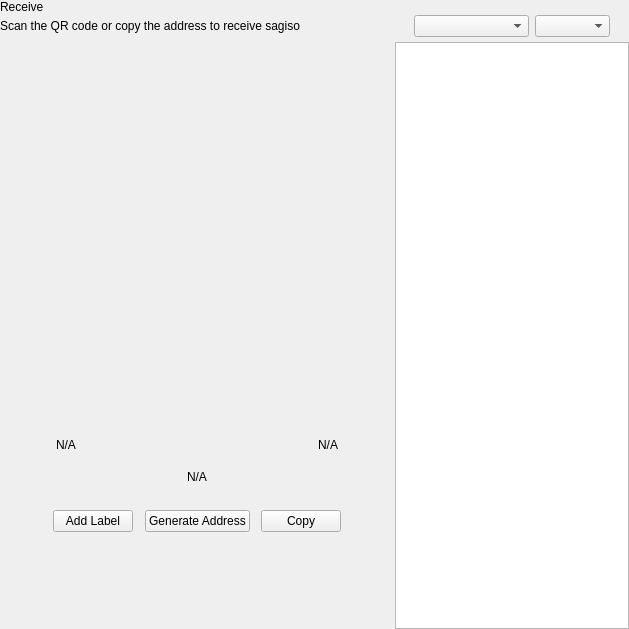
<?xml version="1.0" encoding="UTF-8"?>
<ui version="4.0">
 <class>ReceiveWidget</class>
 <widget class="QWidget" name="ReceiveWidget">
  <property name="geometry">
   <rect>
    <x>0</x>
    <y>0</y>
    <width>629</width>
    <height>629</height>
   </rect>
  </property>
  <property name="minimumSize">
   <size>
    <width>0</width>
    <height>0</height>
   </size>
  </property>
  <property name="windowTitle">
   <string>Form</string>
  </property>
  <layout class="QHBoxLayout" name="horizontalLayout_2" stretch="2,1">
   <property name="spacing">
    <number>0</number>
   </property>
   <property name="leftMargin">
    <number>0</number>
   </property>
   <property name="topMargin">
    <number>0</number>
   </property>
   <property name="rightMargin">
    <number>0</number>
   </property>
   <property name="bottomMargin">
    <number>0</number>
   </property>
   <item>
    <widget class="QWidget" name="left" native="true">
     <layout class="QVBoxLayout" name="verticalLayout_3">
      <property name="leftMargin">
       <number>0</number>
      </property>
      <property name="topMargin">
       <number>0</number>
      </property>
      <property name="rightMargin">
       <number>0</number>
      </property>
      <property name="bottomMargin">
       <number>0</number>
      </property>
      <item>
       <layout class="QVBoxLayout" name="verticalLayout_2">
        <property name="spacing">
         <number>0</number>
        </property>
        <property name="leftMargin">
         <number>0</number>
        </property>
        <item>
         <layout class="QHBoxLayout" name="horizontalLayout_3">
          <property name="spacing">
           <number>0</number>
          </property>
          <item>
           <layout class="QVBoxLayout" name="verticalLayout_4">
            <property name="spacing">
             <number>5</number>
            </property>
            <item>
             <widget class="QLabel" name="labelTitle">
              <property name="text">
               <string>Receive</string>
              </property>
             </widget>
            </item>
            <item alignment="Qt::AlignTop">
             <widget class="QLabel" name="labelSubtitle1">
              <property name="text">
               <string>Scan the QR code or copy the address to receive sagiso</string>
              </property>
             </widget>
            </item>
           </layout>
          </item>
          <item>
           <spacer name="horizontalSpacer">
            <property name="orientation">
             <enum>Qt::Horizontal</enum>
            </property>
            <property name="sizeHint" stdset="0">
             <size>
              <width>40</width>
              <height>20</height>
             </size>
            </property>
           </spacer>
          </item>
         </layout>
        </item>
        <item>
         <spacer name="verticalSpacer_2">
          <property name="orientation">
           <enum>Qt::Vertical</enum>
          </property>
          <property name="sizeType">
           <enum>QSizePolicy::Expanding</enum>
          </property>
          <property name="sizeHint" stdset="0">
           <size>
            <width>20</width>
            <height>50</height>
           </size>
          </property>
         </spacer>
        </item>
        <item alignment="Qt::AlignHCenter">
         <widget class="QWidget" name="layoutQR" native="true">
          <property name="maximumSize">
           <size>
            <width>510</width>
            <height>16777215</height>
           </size>
          </property>
          <layout class="QVBoxLayout" name="verticalLayoutQr">
           <item>
            <spacer name="verticalSpacer11">
             <property name="orientation">
              <enum>Qt::Vertical</enum>
             </property>
             <property name="sizeType">
              <enum>QSizePolicy::Fixed</enum>
             </property>
             <property name="sizeHint" stdset="0">
              <size>
               <width>20</width>
               <height>20</height>
              </size>
             </property>
            </spacer>
           </item>
           <item alignment="Qt::AlignHCenter">
            <widget class="QLabel" name="labelQrImg">
             <property name="minimumSize">
              <size>
               <width>260</width>
               <height>260</height>
              </size>
             </property>
             <property name="maximumSize">
              <size>
               <width>260</width>
               <height>260</height>
              </size>
             </property>
             <property name="text">
              <string/>
             </property>
             <property name="alignment">
              <set>Qt::AlignCenter</set>
             </property>
            </widget>
           </item>
           <item>
            <spacer name="verticalSpacer_21">
             <property name="orientation">
              <enum>Qt::Vertical</enum>
             </property>
             <property name="sizeType">
              <enum>QSizePolicy::Fixed</enum>
             </property>
             <property name="sizeHint" stdset="0">
              <size>
               <width>20</width>
               <height>30</height>
              </size>
             </property>
            </spacer>
           </item>
           <item>
            <widget class="QWidget" name="widget" native="true">
             <property name="minimumSize">
              <size>
               <width>0</width>
               <height>0</height>
              </size>
             </property>
             <layout class="QHBoxLayout" name="horizontalLayout_5">
              <item>
               <widget class="QLabel" name="labelLabel">
                <property name="text">
                 <string notr="true">N/A</string>
                </property>
               </widget>
              </item>
              <item>
               <spacer name="horizontalSpacer_2">
                <property name="orientation">
                 <enum>Qt::Horizontal</enum>
                </property>
                <property name="sizeHint" stdset="0">
                 <size>
                  <width>141</width>
                  <height>20</height>
                 </size>
                </property>
               </spacer>
              </item>
              <item>
               <widget class="QLabel" name="labelDate">
                <property name="text">
                 <string notr="true">N/A</string>
                </property>
                <property name="alignment">
                 <set>Qt::AlignRight|Qt::AlignTrailing|Qt::AlignVCenter</set>
                </property>
               </widget>
              </item>
             </layout>
            </widget>
           </item>
           <item>
            <widget class="QLabel" name="labelAddress">
             <property name="sizePolicy">
              <sizepolicy hsizetype="Expanding" vsizetype="Preferred">
               <horstretch>0</horstretch>
               <verstretch>0</verstretch>
              </sizepolicy>
             </property>
             <property name="minimumSize">
              <size>
               <width>300</width>
               <height>0</height>
              </size>
             </property>
             <property name="text">
              <string notr="true">N/A</string>
             </property>
             <property name="alignment">
              <set>Qt::AlignCenter</set>
             </property>
            </widget>
           </item>
           <item>
            <spacer name="verticalSpacer_4">
             <property name="orientation">
              <enum>Qt::Vertical</enum>
             </property>
             <property name="sizeType">
              <enum>QSizePolicy::Fixed</enum>
             </property>
             <property name="sizeHint" stdset="0">
              <size>
               <width>20</width>
               <height>20</height>
              </size>
             </property>
            </spacer>
           </item>
           <item>
            <layout class="QHBoxLayout" name="horizontalLayout_4">
             <item alignment="Qt::AlignHCenter">
              <widget class="QPushButton" name="pushButtonLabel">
               <property name="focusPolicy">
                <enum>Qt::NoFocus</enum>
               </property>
               <property name="text">
                <string>Add Label</string>
               </property>
              </widget>
             </item>
             <item alignment="Qt::AlignHCenter">
              <widget class="QPushButton" name="pushButtonNewAddress">
               <property name="focusPolicy">
                <enum>Qt::NoFocus</enum>
               </property>
               <property name="text">
                <string>Generate Address</string>
               </property>
              </widget>
             </item>
             <item alignment="Qt::AlignHCenter">
              <widget class="QPushButton" name="pushButtonCopy">
               <property name="focusPolicy">
                <enum>Qt::NoFocus</enum>
               </property>
               <property name="text">
                <string>Copy</string>
               </property>
              </widget>
             </item>
            </layout>
           </item>
           <item>
            <spacer name="verticalSpacer_3">
             <property name="orientation">
              <enum>Qt::Vertical</enum>
             </property>
             <property name="sizeType">
              <enum>QSizePolicy::Expanding</enum>
             </property>
             <property name="sizeHint" stdset="0">
              <size>
               <width>20</width>
               <height>20</height>
              </size>
             </property>
            </spacer>
           </item>
          </layout>
         </widget>
        </item>
        <item>
         <spacer name="verticalSpacer">
          <property name="orientation">
           <enum>Qt::Vertical</enum>
          </property>
          <property name="sizeHint" stdset="0">
           <size>
            <width>20</width>
            <height>40</height>
           </size>
          </property>
         </spacer>
        </item>
       </layout>
      </item>
     </layout>
    </widget>
   </item>
   <item>
    <widget class="QWidget" name="right" native="true">
     <layout class="QVBoxLayout" name="verticalLayout_5">
      <property name="spacing">
       <number>0</number>
      </property>
      <property name="leftMargin">
       <number>1</number>
      </property>
      <property name="topMargin">
       <number>0</number>
      </property>
      <property name="rightMargin">
       <number>0</number>
      </property>
      <property name="bottomMargin">
       <number>0</number>
      </property>
      <item>
       <layout class="QVBoxLayout" name="container_right">
        <property name="spacing">
         <number>0</number>
        </property>
        <property name="leftMargin">
         <number>0</number>
        </property>
        <property name="rightMargin">
         <number>0</number>
        </property>
        <item>
         <layout class="QVBoxLayout" name="verticalLayout">
          <property name="spacing">
           <number>6</number>
          </property>
          <property name="leftMargin">
           <number>19</number>
          </property>
          <property name="rightMargin">
           <number>19</number>
          </property>
          <item>
           <widget class="OptionButton" name="btnRequest" native="true"/>
          </item>
          <item>
           <widget class="OptionButton" name="btnMyAddresses" native="true">
            <property name="sizePolicy">
             <sizepolicy hsizetype="Preferred" vsizetype="Minimum">
              <horstretch>0</horstretch>
              <verstretch>0</verstretch>
             </sizepolicy>
            </property>
           </widget>
          </item>
         </layout>
        </item>
        <item>
         <widget class="QWidget" name="sortWidget" native="true">
          <layout class="QHBoxLayout" name="horizontalLayout_6">
           <property name="leftMargin">
            <number>19</number>
           </property>
           <property name="rightMargin">
            <number>19</number>
           </property>
           <property name="bottomMargin">
            <number>5</number>
           </property>
           <item>
            <spacer name="horizontalSpacer_3">
             <property name="orientation">
              <enum>Qt::Horizontal</enum>
             </property>
             <property name="sizeHint" stdset="0">
              <size>
               <width>40</width>
               <height>20</height>
              </size>
             </property>
            </spacer>
           </item>
           <item>
            <widget class="QComboBox" name="comboBoxSort">
             <property name="sizePolicy">
              <sizepolicy hsizetype="Preferred" vsizetype="Fixed">
               <horstretch>0</horstretch>
               <verstretch>0</verstretch>
              </sizepolicy>
             </property>
             <property name="minimumSize">
              <size>
               <width>115</width>
               <height>0</height>
              </size>
             </property>
            </widget>
           </item>
           <item>
            <widget class="QComboBox" name="comboBoxSortOrder">
             <property name="sizePolicy">
              <sizepolicy hsizetype="Preferred" vsizetype="Fixed">
               <horstretch>0</horstretch>
               <verstretch>0</verstretch>
              </sizepolicy>
             </property>
             <property name="minimumSize">
              <size>
               <width>75</width>
               <height>0</height>
              </size>
             </property>
            </widget>
           </item>
          </layout>
         </widget>
        </item>
        <item>
         <widget class="QListView" name="listViewAddress"/>
        </item>
       </layout>
      </item>
     </layout>
    </widget>
   </item>
  </layout>
 </widget>
 <customwidgets>
  <customwidget>
   <class>OptionButton</class>
   <extends>QWidget</extends>
   <header>qt/pivx/optionbutton.h</header>
   <container>1</container>
  </customwidget>
 </customwidgets>
 <resources/>
 <connections/>
</ui>
